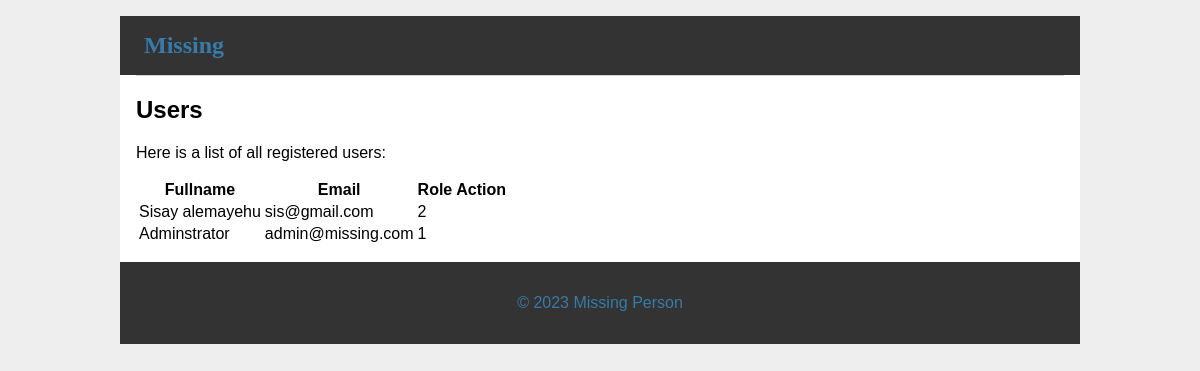
Screenshot of /admin/users with the database file from the repository.
### tables this page shows
CREATE TABLE user (
  id INTEGER PRIMARY KEY AUTOINCREMENT,
  finder_name TEXT NOT NULL,
  phone TEXT NOT NULL,
  finder_location TEXT NOT NULL,
  email TEXT UNIQUE NOT NULL,
  password TEXT NOT NULL,
  role_id INTEGER NOT NULL,
  FOREIGN KEY (role_id) REFERENCES role (id)
);

### missing/admin.py (the view)
@bp.route('/users')
def users():
    users = get_all_users()
    return render_template('admin/users.html', users=users)

### missing/admin.py (called while the page is built)
def get_all_users():
    db = get_db()
    users = db.execute('SELECT * FROM user').fetchall()
    return users

### missing/auth.py (called while the page is built)
@bp.before_app_request
def load_logged_in_user():
    user_id = session.get('user_id')
    if user_id is None:
        g.user = None
    else:
        g.user = get_db().execute(
            'SELECT * FROM user WHERE id = ?', (user_id,)
        ).fetchone()

### missing/db.py (called while the page is built)
def get_db():
    if 'db' not in g:
        g.db = sqlite3.connect(
            current_app.config['DATABASE'],
            detect_types=sqlite3.PARSE_DECLTYPES
        )
        g.db.row_factory = sqlite3.Row
    return g.db

### missing/templates/admin/users.html (shortened to what this page needs)
{% extends "admin/layout.html" %}
{% block content %}
  <h2>Users</h2>
  <p>Here is a list of all registered users:</p>
  <table>
    <thead>
      <tr>
        <th>Fullname</th>
        <th>Email</th>
        <th>Role</th>
        <th>Action</th>
      </tr>
    </thead>
    <tbody>
      {% for user in users %}
        <tr>
          <td>{{ user.finder_name }}</td>
          <td>{{ user.email }}</td>
          <td>{{ user.role_id }}</td>
        </tr>
      {% endfor %}
    </tbody>
  </table>
{% endblock %}

### rows the page displays
user: finder_name "Sisay alemayehu", email "sis@gmail.com", role_id "2"
user: finder_name "Adminstrator", email "admin@missing.com", role_id "1"
